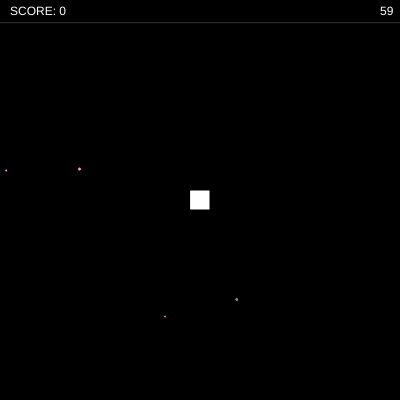
Frame 1 (no input)
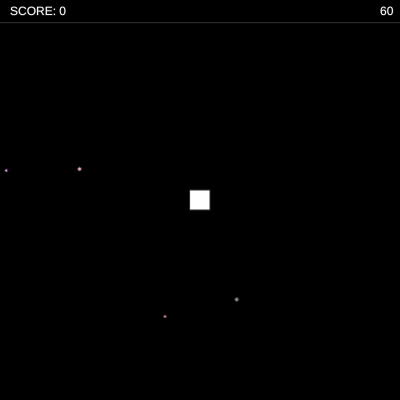
Frame 60 (no input)
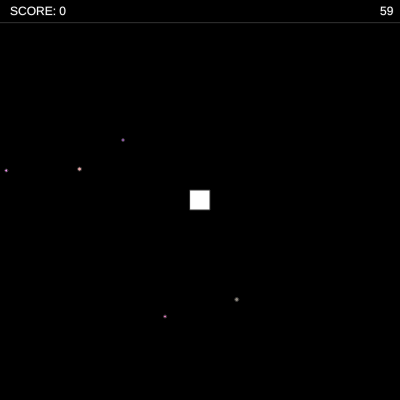
Frame 120 (the mouse pressed at the canvas centre since frame 60)

The p5.js sketch that drew these frames (run headless with seeded random() and noise() and a simulated clock; from frame 60 on, the mouse is pressed at the canvas centre):

// p5.js sketch
// ── sketch.js
let block;
let foods = [];
let score = 0;

function setup() {
  createCanvas(400, 400);
  rectMode(CENTER);
  let w = 20;
  block = new Block(
    random(-width + w, width - w),
    random(-height + w, height - w),
    w
  );
  for (let i = 0; i < 10; i++) {
    foods[i] = createFood();
  }
}
function createFood() {
  return new Food(random(-width, width), random(-height, height));
}
function draw() {
  background(0);
  fill(255);
  text("SCORE: " + score, 10, 15);
  text(floor(frameRate()), width - 20, 15);
  translate(-block.pos.x + width / 2, -block.pos.y + height / 2);
  if (frameCount % 120 == 0) {
    foods.push(createFood());
  }
  for (let i = foods.length - 1; i >= 0; i--) {
    foods[i].show();
    if (block.eat(foods[i])) {
      foods.splice(i, 1);
      score++;
    }
  }
  block.show();
  block.update();
  stroke(50);
  line(-width, -height, width, -height); // top
  line(-width, -height, -width, height); // left
  line(-width, height, width, height); // bottom
  line(width, -height, width, height); // right
}

function keyPressed() {
  switch (keyCode) {
    case DOWN_ARROW:
      block.setDir(0, 1);
      break;
    case UP_ARROW:
      block.setDir(0, -1);
      break;
    case LEFT_ARROW:
      block.setDir(-1, 0);
      break;
    case RIGHT_ARROW:
      block.setDir(1, 0);
      break;
  }
}

// ── block.js
class Block {
  constructor(x, y, w) {
    this.xDir = 0;
    this.yDir = 0;
    this.pos = createVector(x, y);
    this.w = w;
    this.h = w;
    this.hardTurn = true;
  }
  show() {
    fill(255);
    rect(this.pos.x, this.pos.y, this.w, this.h);
  }
  eat(food) {
    let x = food.pos.x;
    let y = food.pos.y;
    let left = this.pos.x - this.w / 2;
    let right = this.pos.x + this.w / 2;
    let top = this.pos.y - this.h / 2;
    let bottom = this.pos.y + this.h / 2;
    return left < x && x < right && top < y && y < bottom;
  }
  setDir(x, y) {
    this.xDir = x;
    this.yDir = y;
  }
  setPos(x, y) {
    this.pos.x = x;
    this.pos.y = y;
  }
  update() {
    var vel = createVector(this.xDir, this.yDir);
    vel.setMag(3);
    this.pos.add(vel);
    if (
      this.pos.x - this.w / 2 <= -width ||
      this.pos.x + this.w / 2 >= width ||
      this.pos.y - this.h / 2 <= -width ||
      this.pos.y + this.h / 2 >= width
    ) {
      this.pos.sub(vel);
    }
  }
}

// ── food.js
class Food {
  constructor(x, y) {
    this.pos = createVector(x, y);
    this.radius = floor(random(3, 5));
    this.r = random(100, 255);
    this.g = random(100, 255);
    this.b = random(100, 255);
  }
  show() {
    fill(this.r, this.g, this.b);
    circle(this.pos.x, this.pos.y, this.radius);
  }
}
